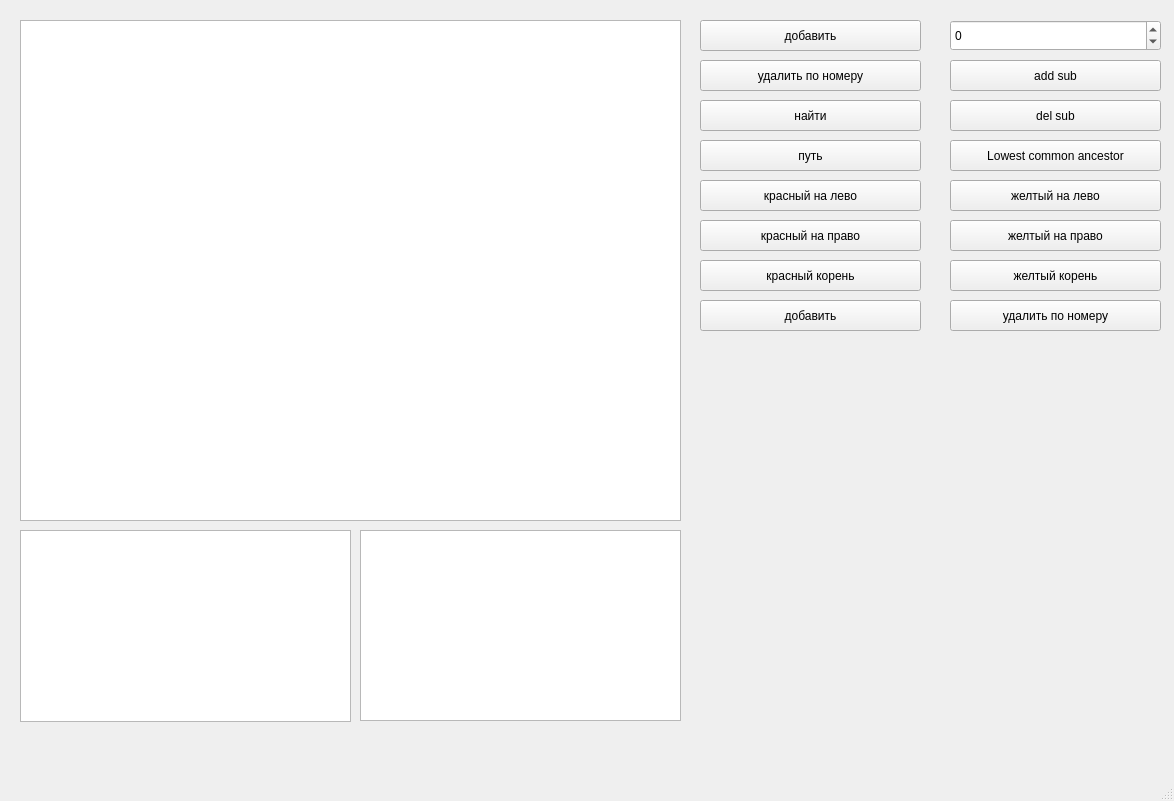
<?xml version="1.0" encoding="UTF-8"?>
<ui version="4.0">
 <class>MainWindow</class>
 <widget class="QMainWindow" name="MainWindow">
  <property name="geometry">
   <rect>
    <x>0</x>
    <y>0</y>
    <width>1174</width>
    <height>801</height>
   </rect>
  </property>
  <property name="windowTitle">
   <string>MainWindow</string>
  </property>
  <widget class="QWidget" name="centralwidget">
   <widget class="QTreeView" name="treeView">
    <property name="geometry">
     <rect>
      <x>20</x>
      <y>20</y>
      <width>661</width>
      <height>501</height>
     </rect>
    </property>
   </widget>
   <widget class="QSpinBox" name="spinBox">
    <property name="geometry">
     <rect>
      <x>950</x>
      <y>20</y>
      <width>211</width>
      <height>31</height>
     </rect>
    </property>
    <property name="minimum">
     <number>-999999999</number>
    </property>
    <property name="maximum">
     <number>999999999</number>
    </property>
   </widget>
   <widget class="QPushButton" name="pushButton_add">
    <property name="geometry">
     <rect>
      <x>700</x>
      <y>20</y>
      <width>221</width>
      <height>31</height>
     </rect>
    </property>
    <property name="text">
     <string>добавить</string>
    </property>
   </widget>
   <widget class="QPushButton" name="pushButton_del">
    <property name="geometry">
     <rect>
      <x>700</x>
      <y>60</y>
      <width>221</width>
      <height>31</height>
     </rect>
    </property>
    <property name="text">
     <string>удалить по номеру</string>
    </property>
   </widget>
   <widget class="QPushButton" name="pushButton_find">
    <property name="geometry">
     <rect>
      <x>700</x>
      <y>100</y>
      <width>221</width>
      <height>31</height>
     </rect>
    </property>
    <property name="text">
     <string>найти</string>
    </property>
   </widget>
   <widget class="QPushButton" name="pushButton_traverse">
    <property name="geometry">
     <rect>
      <x>700</x>
      <y>140</y>
      <width>221</width>
      <height>31</height>
     </rect>
    </property>
    <property name="text">
     <string>путь</string>
    </property>
   </widget>
   <widget class="QTextEdit" name="textEdit_ans">
    <property name="geometry">
     <rect>
      <x>360</x>
      <y>530</y>
      <width>321</width>
      <height>191</height>
     </rect>
    </property>
    <property name="readOnly">
     <bool>true</bool>
    </property>
   </widget>
   <widget class="QTreeView" name="treeView_2">
    <property name="geometry">
     <rect>
      <x>20</x>
      <y>530</y>
      <width>331</width>
      <height>192</height>
     </rect>
    </property>
   </widget>
   <widget class="QPushButton" name="pushButton_add_to_sub">
    <property name="geometry">
     <rect>
      <x>700</x>
      <y>300</y>
      <width>221</width>
      <height>31</height>
     </rect>
    </property>
    <property name="text">
     <string>добавить</string>
    </property>
   </widget>
   <widget class="QPushButton" name="pushButton_add_sub">
    <property name="geometry">
     <rect>
      <x>950</x>
      <y>60</y>
      <width>211</width>
      <height>31</height>
     </rect>
    </property>
    <property name="text">
     <string>add sub</string>
    </property>
   </widget>
   <widget class="QPushButton" name="pushButton_del_sub">
    <property name="geometry">
     <rect>
      <x>950</x>
      <y>300</y>
      <width>211</width>
      <height>31</height>
     </rect>
    </property>
    <property name="text">
     <string>удалить по номеру</string>
    </property>
   </widget>
   <widget class="QPushButton" name="pushButton_lcr">
    <property name="geometry">
     <rect>
      <x>950</x>
      <y>140</y>
      <width>211</width>
      <height>31</height>
     </rect>
    </property>
    <property name="text">
     <string>Lowest common ancestor</string>
    </property>
   </widget>
   <widget class="QPushButton" name="pushButton_1_left">
    <property name="geometry">
     <rect>
      <x>700</x>
      <y>180</y>
      <width>221</width>
      <height>31</height>
     </rect>
    </property>
    <property name="text">
     <string>красный на лево</string>
    </property>
   </widget>
   <widget class="QPushButton" name="pushButton_1_right">
    <property name="geometry">
     <rect>
      <x>700</x>
      <y>220</y>
      <width>221</width>
      <height>31</height>
     </rect>
    </property>
    <property name="text">
     <string>красный на право</string>
    </property>
   </widget>
   <widget class="QPushButton" name="pushButton_1_root">
    <property name="geometry">
     <rect>
      <x>700</x>
      <y>260</y>
      <width>221</width>
      <height>31</height>
     </rect>
    </property>
    <property name="text">
     <string>красный корень</string>
    </property>
   </widget>
   <widget class="QPushButton" name="pushButton_2_root">
    <property name="geometry">
     <rect>
      <x>950</x>
      <y>260</y>
      <width>211</width>
      <height>31</height>
     </rect>
    </property>
    <property name="text">
     <string>желтый корень</string>
    </property>
   </widget>
   <widget class="QPushButton" name="pushButton_2_left">
    <property name="geometry">
     <rect>
      <x>950</x>
      <y>180</y>
      <width>211</width>
      <height>31</height>
     </rect>
    </property>
    <property name="text">
     <string>желтый на лево</string>
    </property>
   </widget>
   <widget class="QPushButton" name="pushButton_2_right">
    <property name="geometry">
     <rect>
      <x>950</x>
      <y>220</y>
      <width>211</width>
      <height>31</height>
     </rect>
    </property>
    <property name="text">
     <string>желтый на право</string>
    </property>
   </widget>
   <widget class="QPushButton" name="pushButton_rem_sub">
    <property name="geometry">
     <rect>
      <x>950</x>
      <y>100</y>
      <width>211</width>
      <height>31</height>
     </rect>
    </property>
    <property name="text">
     <string>del sub</string>
    </property>
   </widget>
  </widget>
  <widget class="QMenuBar" name="menubar">
   <property name="geometry">
    <rect>
     <x>0</x>
     <y>0</y>
     <width>1174</width>
     <height>22</height>
    </rect>
   </property>
  </widget>
  <widget class="QStatusBar" name="statusbar"/>
 </widget>
 <resources/>
 <connections/>
</ui>
